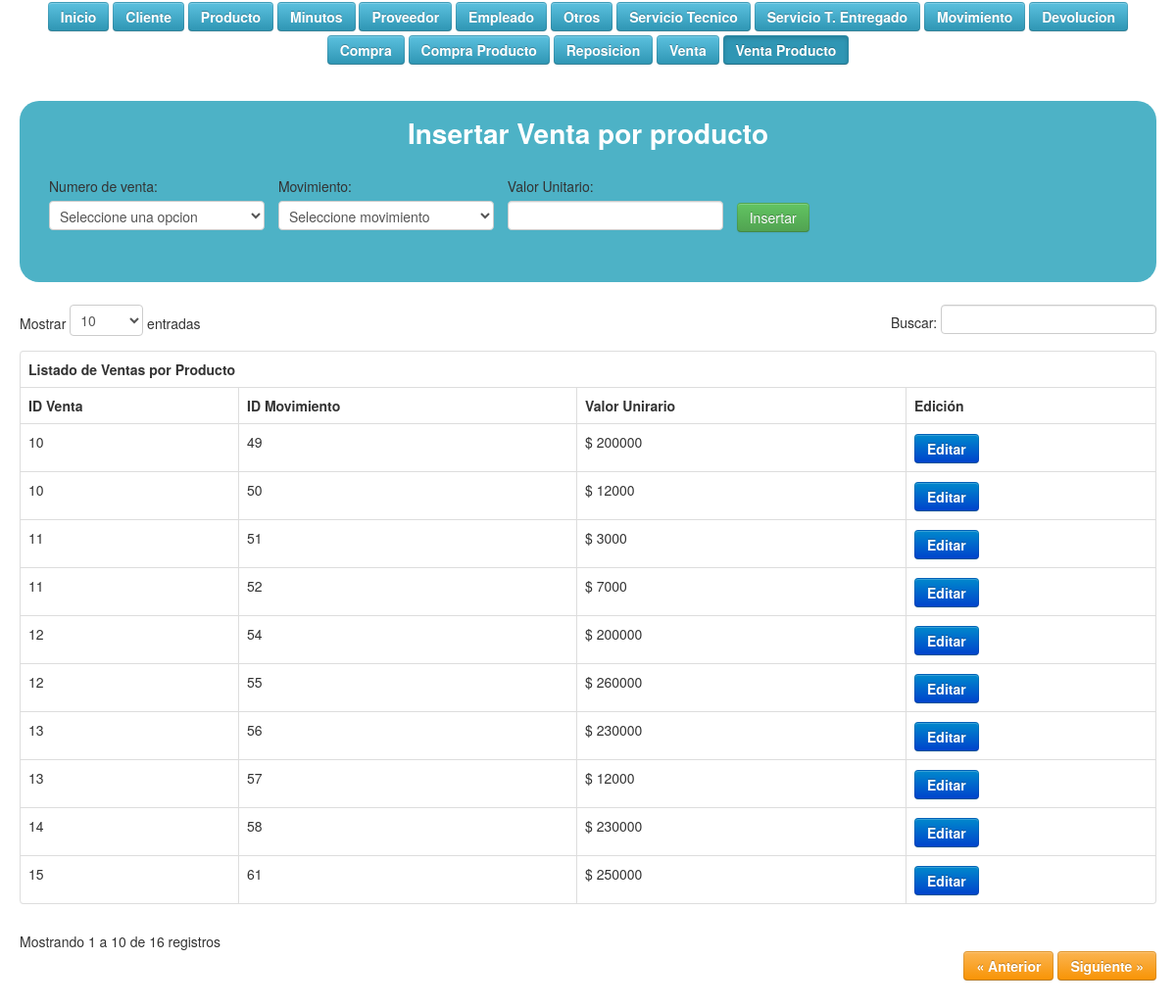
/vista/vventaproduc.php, run on the app's committed database.
### tables this page shows
CREATE TABLE IF NOT EXISTS `tbventaxproducto` (
  `numero_venta` int(11) NOT NULL,
  `movimiento` int(11) NOT NULL,
  `precio_venta` int(11) NOT NULL
);

### controlador/cventaproduc.php (called while the page is built, shortened)
<?php
	include('modelo/mventaproduc.php');
	$ventaproduc = new Mventaproduc();
	$numero_venta2	= $ventaproduc->sel_numeroventa();
	$movimiento2	= $ventaproduc->sel_movimiento();

### modelo/mventaproduc.php (called while the page is built, shortened)
<?php
	include_once('controlador/conexion.php');
	include_once('functions.php');
	class Mventaproduc extends Funciones
	{
		function consultar_ventaproduc()
		{
			$sql = "SELECT * FROM tbventaxproducto";
			 return $this->SeleccionDatos($sql);
		}
		function sel_numeroventa()
		{
            $sql = "SELECT * FROM `tbventa` order by numero_venta desc limit 1" ;
            return $this->SeleccionDatos($sql);
        }
		function sel_movimiento()
		{
            $sql = "SELECT * FROM `tbmovimiento` order by idmovimiento desc limit 1";
            return $this->SeleccionDatos($sql);
        }
	}

### modelo/functions.php (called while the page is built, shortened)
<?php
	class Funciones {
        function SeleccionDatos($consulta)
        {
                $conexionBD = new conexion();
                $conexionBD -> conectarBD();
                $datos = $conexionBD -> ejeCon($consulta, 0);
                return $datos;
        }
}

### controlador/configuracion.php (called while the page is built)
<?php
	$serv_bd = "localhost";
	$usu_bd = "root";
	$pass_bd = "";
	$bd = "bdwold";
?>

### controlador/conexion.php (called while the page is built, shortened)
<?php
	class conexion {
		var $link;
		function conectarBD() {
			include("configuracion.php");
			$this -> link = mysqli_connect ($serv_bd, $usu_bd, $pass_bd);
			$bd2 = mysqli_select_db($this->link,$bd);
		}
		function ejeCon($con, $op) {
			$this -> resultado = mysqli_query($this->link,$con) or die("La consulta fallo: ". mysqli_error($this->link));
			if($op == 0) {
				while ($linea = mysqli_fetch_array($this -> resultado)) {
					$arrayResultado[] = $linea;
				}
			} else {
				$arrayResultado[] = 0;
			}
			$resarr = isset ($arrayResultado) ? $arrayResultado: NULL;
			if($resarr) {
				return $arrayResultado;
			}
		}
	}
?>

### vista/vventaproduc.php (the view, shortened to what this page needs)
	<!DOCTYPE html>
		<html lang="es">
		 <html class="no-js">
	    <head>
	        <link rel="stylesheet" href="css/normalize.css">
	        <link rel="stylesheet" href="css/main.css">
	        <link rel="stylesheet" href="css/bootstrap.css"/>
	        <link rel="stylesheet" href="css/bootstrap-responsive.css"/>
	        <link rel="stylesheet" href="css/tablaResponsive.css"/>
	        <link rel="stylesheet" href="css/datatable.css"/>
	        <link rel="stylesheet" href="css/estilo.css">
	    </head>
		<body >
		    <div class="container-fluid">
<div id="menu">
  <a href="index.php"><button type="button" class="btn btn-info m">Inicio</button></a>
  <a href="index.php?pag=2"><button type="button" class="btn btn-info m">Cliente</button></a>
  <a href="index.php?pag=3"><button type="button" class="btn btn-info m">Producto</button></a>
  <a href="index.php?pag=5"><button type="button" class="btn btn-info m">Minutos</button></a>
  <a href="index.php?pag=7"><button type="button" class="btn btn-info m">Proveedor</button></a>
  <a href="index.php?pag=9"><button type="button" class="btn btn-info m">Empleado</button></a>
  <a href="index.php?pag=11"><button type="button" class="btn btn-info m">Otros</button></a>
  <a href="index.php?pag=13"><button type="button" class="btn btn-info m">Servicio Tecnico</button></a>
  <a href="index.php?pag=15"><button type="button" class="btn btn-info m">Servicio T. Entregado</button></a>
  <a href="index.php?pag=16"><button type="button" class="btn btn-info m">Movimiento</button></a>
  <a href="index.php?pag=18"><button type="button" class="btn btn-info m">Devolucion</button></a>
  <a href="index.php?pag=19"><button type="button" class="btn btn-info m">Compra</button></a>
  <a href="index.php?pag=20"><button type="button" class="btn btn-info m">Compra Producto</button></a>
  <a href="index.php?pag=21"><button type="button" class="btn btn-info m">Reposicion</button></a>
  <a href="index.php?pag=24"><button type="button" class="btn btn-info m">Venta</button></a>
  <a href=""><button type="button" class="btn btn-info m active">Venta Producto</button></a>
</div>
		      <div class="row-fluid">
		        <div class="span12">
<?php include("controlador/cventaproduc.php"); ?>
<div class="container-fluid lol">
<div class="eti">Insertar Venta por producto</div>
	<form action="" method="POST">
		<div class="form-group campo">
            <label for="">Numero de venta:</label>
            <select name="numero_venta" class="form-control" required>
				<option value=0>Seleccione una opcion</option>
			</select>
		</div>
		<div class="form-group campo">
            <label for="">Movimiento:</label>
            <select name="movimiento" class="form-control" required>
				<option value=0>Seleccione movimiento</option>
			</select>
		</div>
		<div class="form-group campo">
           <label for="">Valor Unitario:</label>
            <input type="number" class="form-control" name="valor" required>
		</div>
		 <div class="form-group campo"> <br>
            <input type="submit" class="btn btn-success" value="Insertar">
        </div>
	</form>
</div>
<?php $consultaventaproduc = $ventaproduc->consultar_ventaproduc(); ?>
					<div id='no-more-tables'>
						<table class="table table-bordered table-hover" id="example">
				  <thead>
            <tr>
                <th colspan="3">Listado de Ventas por Producto</th>
            </tr>
            <tr>
                <th>ID Venta</th>
				<th>ID Movimiento</th>
				<th>Valor Unirario</th>
				<th>Edición</th>
            </tr>
        </thead>
        <tbody>
           <?php for($i=0;$i<count($consultaventaproduc);$i++): ?>
				<tr>
					<td data-title='ID Venta'><?= $consultaventaproduc[$i]['numero_venta'] ?></td>
					<td data-title='ID Movimiento'><?= $consultaventaproduc[$i]['movimiento'] ?></td>
					<td data-title='Valor Unirario'><?= "$ ".$consultaventaproduc[$i]['precio_venta'] ?></td>
					<td data-title='Edición'><a href="index.php?pag=27&id=<?= $consultaventaproduc[$i]['numero_venta'] ?>&idm=<?= $consultaventaproduc[$i]['movimiento']?>" class="btn btn-primary">Editar</a></td>
				</tr>
			<?php endfor; ?>
        </tbody>
						</table>
					</div>
		        </div>
		      </div>
				<br/><br/>
		    </div>
		</body>
	</html>

### css/main.css (style rules this page uses)
html, button, input, select, textarea { color: #222; }
body { font-size: 1em; line-height: 1.4; }

### css/datatable.css (style rules this page uses)
table { margin: 1em 0; clear: both; }

### css/estilo.css (style rules this page uses)
#menu { margin: auto; text-align: center; }
.m, a { color: #FFF; font-weight: bold; margin-bottom: 2px; margin-top: 2px; }
.eti { width: 100%; text-align: center; color: #FFF; font-size: 200%; font-weight: bolder; margin-bottom: 3%; border-radius: 12px; }
.lol { background-color: #4DB2C6; border-radius: 20px; margin-bottom: 2%; margin-top: 3%; padding-bottom: 2%; padding-top: 2%; }
.campo { display: inline-block; margin-left: 10px; vertical-align: middle; }

### data on the page
tbventaxproducto: numero_venta "10", movimiento "49", precio_venta "200000"
tbventaxproducto: numero_venta "10", movimiento "50", precio_venta "12000"
tbventaxproducto: numero_venta "11", movimiento "51", precio_venta "3000"
tbventaxproducto: numero_venta "11", movimiento "52", precio_venta "7000"
tbventaxproducto: numero_venta "12", movimiento "54", precio_venta "200000"
tbventaxproducto: numero_venta "12", movimiento "55", precio_venta "260000"
tbventaxproducto: numero_venta "13", movimiento "56", precio_venta "230000"
tbventaxproducto: numero_venta "13", movimiento "57", precio_venta "12000"
tbventaxproducto: numero_venta "14", movimiento "58", precio_venta "230000"
tbventaxproducto: numero_venta "15", movimiento "61", precio_venta "250000"
